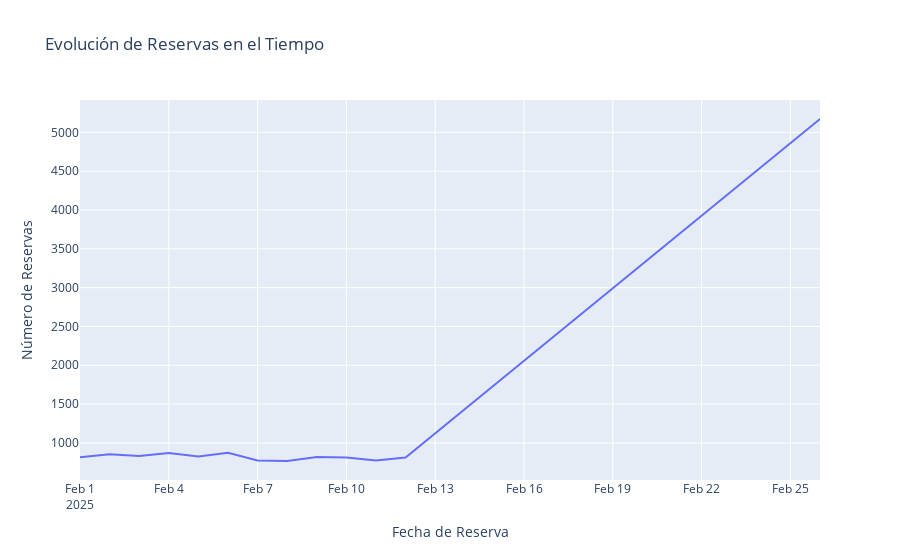

This figure's notebook cell:
### Markdown cell above
### 5. RESERVAS

### Code cell
reservas_por_dia = df_final.groupby("fecha_reserva",)["id_reserva"].count().reset_index()
fig = px.line(reservas_por_dia, 
              x="fecha_reserva", 
              y="id_reserva", 
              title="Evolución de Reservas en el Tiempo",
              labels={"fecha_reserva": "Fecha de Reserva", "id_reserva": "Número de Reservas"})

fig.show()

### Figure 1 — Plotly figure (JSON) as saved in the notebook; plotly's stock layout.template omitted (floating-point values rounded to 4 significant figures)
{"data": [{"hovertemplate": "Fecha de Reserva=%{x}<br>Número de Reservas=%{y}<extra></extra>", "legendgroup": "", "line": {"color": "#636efa", "dash": "solid"}, "marker": {"symbol": "circle"}, "mode": "lines", "name": "", "orientation": "v", "showlegend": false, "type": "scatter", "x": ["2025-02-01T00:00:00.000000000", "2025-02-02T00:00:00.000000000", "2025-02-03T00:00:00.000000000", "2025-02-04T00:00:00.000000000", "2025-02-05T00:00:00.000000000", "2025-02-06T00:00:00.000000000", "2025-02-07T00:00:00.000000000", "2025-02-08T00:00:00.000000000", "2025-02-09T00:00:00.000000000", "2025-02-10T00:00:00.000000000", "2025-02-11T00:00:00.000000000", "2025-02-12T00:00:00.000000000", "2025-02-26T00:00:00.000000000"], "xaxis": "x", "y": [814, 853, 833, 871, 825, 872, 775, 767, 820, 812, 775, 811, 5172], "yaxis": "y"}], "layout": {"legend": {"tracegroupgap": 0}, "title": {"text": "Evolución de Reservas en el Tiempo"}, "xaxis": {"anchor": "y", "domain": [0, 1], "title": {"text": "Fecha de Reserva"}}, "yaxis": {"anchor": "x", "domain": [0, 1], "title": {"text": "Número de Reservas"}}}}
